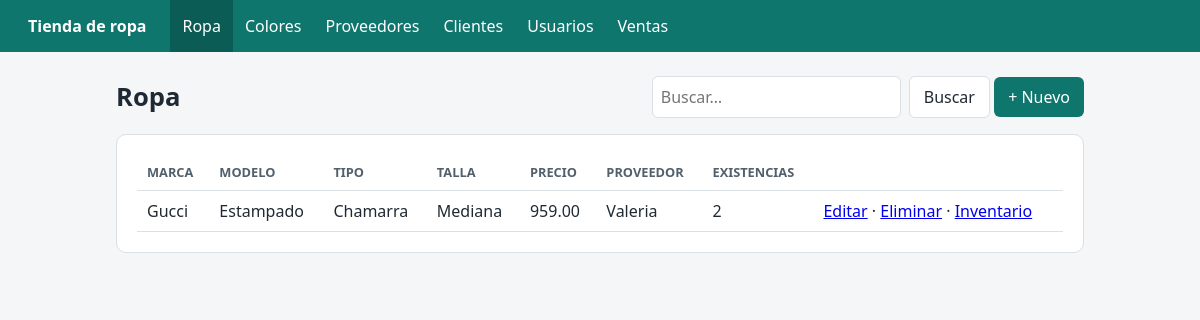
The app's page /ropa/ with its own data.
### tienda/models.py (models this page shows, shortened)
class Ropa(models.Model):
    class Tipo(models.TextChoices):
        PLAYERA = "PLAYERA", "Playera"
        CAMISA = "CAMISA", "Camisa"
        PANTALON = "PANTALON", "Pantalón"
        SHORT = "SHORT", "Short"
        VESTIDO = "VESTIDO", "Vestido"
        FALDA = "FALDA", "Falda"
        SUDADERA = "SUDADERA", "Sudadera"
        CHAMARRA = "CHAMARRA", "Chamarra"
        OTRO = "OTRO", "Otro"
    class Talla(models.TextChoices):
        UNITALLA = "U", "Unitalla"
        CH = "CH", "Chica"
        M = "M", "Mediana"
        G = "G", "Grande"
        XG = "XG", "Extra grande"
    modelo = models.CharField("modelo", max_length=50)
    descripcion = models.CharField(
        "descripción", max_length=200, blank=True, default="",
    )
    tipo = models.CharField(
        "tipo", max_length=10, choices=Tipo.choices, default=Tipo.OTRO,
    )
    marca = models.CharField("marca", max_length=50)
    precio = models.DecimalField(
        "precio", max_digits=8, decimal_places=2,
        validators=[MinValueValidator(Decimal("0.01"))],
    )
    talla = models.CharField(
        "talla", max_length=2, choices=Talla.choices, default=Talla.UNITALLA,
    )
    proveedor = models.ForeignKey(
        Proveedor, on_delete=models.PROTECT, related_name="prendas",
    )
    colores = models.ManyToManyField(
        Color, through="Inventario", related_name="prendas",
    )
    class Meta:
        verbose_name = "prenda"
        verbose_name_plural = "ropa"
        ordering = ["marca", "modelo"]
        constraints = [
            models.UniqueConstraint(
                fields=["modelo", "marca", "talla"], name="ropa_modelo_marca_talla_uniq",
            ),
        ]
    def existencias(self):
        return sum(i.unidades for i in self.inventarios.all())

class Proveedor(models.Model):
    nombre = models.CharField(
        "nombre", max_length=100, unique=True,
        help_text="Razón social o nombre comercial del proveedor.",
    )
    telefono = models.CharField(
        "teléfono", max_length=15, blank=True, default="",
    )
    correo = models.EmailField(
        "correo electrónico", max_length=254, blank=True, default="",
    )
    class Meta:
        verbose_name = "proveedor"
        verbose_name_plural = "proveedores"
        ordering = ["nombre"]
    def __str__(self):
        return self.nombre

### tienda/views.py (the view)
# urls.py: path("<slug:slug>/", views.Lista.as_view(), name="lista"),
class Lista(ModuloMixin, ListView):
    template_name = "tienda/lista.html"
    paginate_by = 10
    def get_queryset(self):
        qs = super().get_queryset()
        qs = qs.select_related(*self.cfg.get("select", []))
        qs = qs.prefetch_related(*self.cfg.get("prefetch", []))
        q = self.request.GET.get("q", "").strip()
        if q:
            filtro = Q()
            for campo in self.cfg["buscar"]:
                filtro |= Q(**{f"{campo}__icontains": q})
            qs = qs.filter(filtro)
        return qs
    def get_context_data(self, **kwargs):
        ctx = super().get_context_data(**kwargs)
        modelo, columnas = self.cfg["model"], self.cfg["columnas"]
        ctx["encabezados"] = [etiqueta(modelo, c) for c in columnas]
        ctx["filas"] = [(o, [valor(o, c) for c in columnas]) for o in ctx["object_list"]]
        ctx["q"] = self.request.GET.get("q", "")
        return ctx

### tienda/views.py (called while the page is built)
def etiqueta(modelo, nombre):
    try:
        return str(modelo._meta.get_field(nombre).verbose_name).capitalize()
    except FieldDoesNotExist:
        return nombre.capitalize()

def valor(obj, nombre):
    display = getattr(obj, f"get_{nombre}_display", None)
    v = display() if display else getattr(obj, nombre)
    return v() if callable(v) else v

    def dispatch(self, request, *args, **kwargs):
        self.slug = kwargs["slug"]
        self.cfg = MODULOS.get(self.slug)
        if self.cfg is None:
            raise Http404
        return super().dispatch(request, *args, **kwargs)

    def get_queryset(self):
        return self.cfg["model"].objects.all()

    def get_context_data(self, **kwargs):
        ctx = super().get_context_data(**kwargs)
        ctx.update(slug=self.slug, titulo=self.cfg["titulo"])
        return ctx

### tienda/templates/tienda/lista.html (shortened to what this page needs)
{% extends "tienda/base.html" %}
{% block contenido %}
<div class="barra">
  <h1>{{ titulo }}</h1>
  <div>
    <form method="get"><input name="q" value="{{ q }}" placeholder="Buscar…"><button class="btn sec">Buscar</button></form>
    <a class="btn" href="{% url 'nuevo' slug %}">+ Nuevo</a>
  </div>
</div>
<div class="card tabla">
  <table>
    <thead><tr>{% for h in encabezados %}<th>{{ h }}</th>{% endfor %}<th></th></tr></thead>
    <tbody>
    {% for obj, valores in filas %}
      <tr>
        {% for v in valores %}<td>{{ v|default_if_none:"—" }}</td>{% endfor %}
        <td>
            <a href="{% url 'editar' slug obj.pk %}">Editar</a> ·
            <a href="{% url 'eliminar' slug obj.pk %}">Eliminar</a>
            {% if slug == "ropa" %}
                ·
                <a href="{% url 'inventario' slug obj.pk %}">Inventario</a>
            {% endif %}
        </td>
      </tr>
    {% empty %}
      <tr><td colspan="{{ encabezados|length|add:1 }}">Sin registros.</td></tr>
    {% endfor %}
    </tbody>
  </table>
</div>
{% endblock %}

### tienda/templates/tienda/base.html (style rules this page uses)
:root { --c:#0f766e;--bg:#f4f6f8;--t:#1f2933;--b:#d9e0e6 }
* { box-sizing:border-box }
body { margin:0;font:16px/1.5 system-ui,sans-serif;background:var(--bg);color:var(--t) }
.card { background:#fff;border:1px solid var(--b);border-radius:10px;padding:20px;margin-bottom:20px }
h1 { margin:0 0 16px;font-size:1.6rem }
.tabla { overflow-x:auto }
table { width:100%;border-collapse:collapse }
th,td { text-align:left;padding:8px 10px;border-bottom:1px solid var(--b) }
th { font-size:.8rem;text-transform:uppercase;color:#52606d }
input,select,textarea { width:100%;padding:8px;border:1px solid var(--b);border-radius:6px;font:inherit }
.btn { display:inline-block;background:var(--c);color:#fff;border:0;border-radius:6px;padding:8px 14px;text-decoration:none;cursor:pointer;font:inherit }
.btn.sec { background:#fff;color:var(--t);border:1px solid var(--b) }
.barra { display:flex;gap:8px;justify-content:space-between;align-items:center;flex-wrap:wrap;margin-bottom:16px }
.barra h1 { margin:0 }
.barra form { display:inline-flex;gap:8px }

### records on screen
Ropa: valores "Gucci" "Estampado" "Chamarra" "Mediana" "959.00" "2"
Proveedor: nombre "Valeria"

### other values on screen
{{ titulo }} "Ropa"
{{ h }} "MARCA" "MODELO" "TIPO" "TALLA" "PRECIO" "PROVEEDOR" "EXISTENCIAS"
